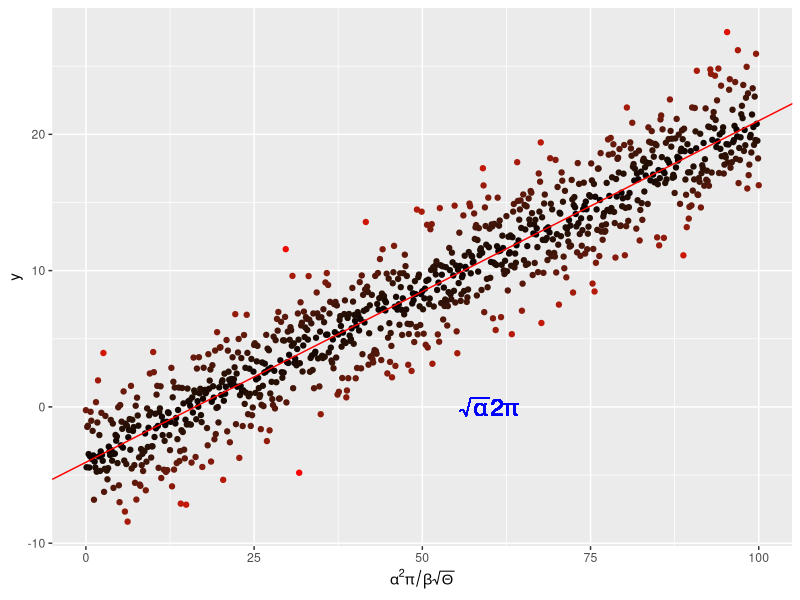

The R script that drew this image:
# Author: Mikael Minten
# Date: October 2025
# Script: plot_lin.R
# Description: This script creates a plot and saves it.

library(ggplot2)

x <- seq(0, 100, by = 0.1)
y <- -4. + 0.25 * x +
  rnorm(length(x), mean = 0., sd = 2.5)

# and put them in a dataframe
my_data <- data.frame(x = x, y = y)

# perform a linear regression
my_lm <- summary(lm(y ~ x, data = my_data))

# plot the data
p <-  ggplot(my_data, aes(x = x, y = y,
                          colour = abs(my_lm$residual))
             ) +
  geom_point() +
  scale_colour_gradient(low = "black", high = "red") +
  theme(legend.position = "none") +
  scale_x_continuous(
    expression(alpha^2 * pi / beta * sqrt(Theta)))

# add the regression line
p <- p + geom_abline(
  intercept = my_lm$coefficients[1][1],
  slope = my_lm$coefficients[2][1],
  colour = "red")
# throw some math on the plot
p <- p + geom_text(aes(x = 60, y = 0,
                       label = "sqrt(alpha) * 2* pi"), 
                       parse = TRUE, size = 6, 
                       colour = "blue")


# save the plot
ggsave("../results/my_lin_reg.pdf", plot = p, width = 7,height = 5)